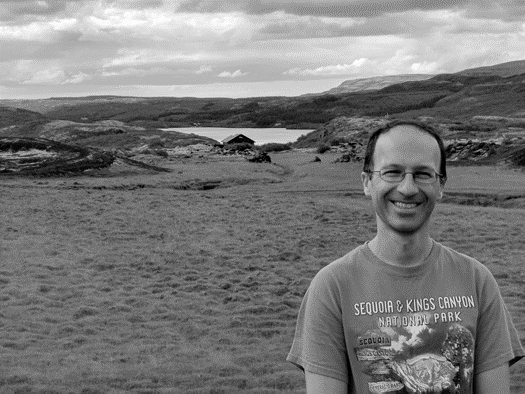
%> input picture assignment3/data/Picture2.png, 525 x 394 px
$ octave assignment3.m   (GNU Octave 9; MATLAB toolbox functions it lacks are replaced by stand-ins)
%> lines starting %> are read from the running program, lines starting %| are printed output that depends on the picture; in (x1, y1, x2, y2) boxes, pixels count from 0 and x2, y2 are one past the last pixel; in counts of white or black regions, pixels touching at a corner belong together; the program's own positions count from 1
### assignment3/assignment3/resize_template.m
function result = resize_template(template, scale)

% function result = resize_template(template, scale)
%
% Resizes the template by the specific scale, calling imresize.
% It ensures that the number of rows and columns of the result are
% both odd numbers.

[rows, cols] = size(template);
new_rows = floor(rows * scale);
if (mod(floor(new_rows), 2) == 0)
    new_rows = new_rows + 1;
end

new_cols = floor(cols * scale);
if (mod(floor(new_cols), 2) == 0)
    new_cols = new_cols + 1;
end

result = imresize(template, [new_rows, new_cols], 'bilinear');

### assignment3/assignment3/ssd_bn_search.m
function result = ssd_bn_search(grayscale, template)

    grayscale = double(grayscale);
    template = double(template);

    result = zeros(size(grayscale))-1;

    [rows, cols] = size(grayscale);
    [trows, tcols] = size(template);

    c_row = ceil(trows/2);
    c_col = ceil(tcols/2);

    template = template - mean(template(:));
    templateV = template(:);

    for i = c_row:rows-c_row
        for j = c_col:cols-c_col
            cWindow = grayscale(i-c_row+1:i-c_row+trows,j-c_col+1:j-c_col+tcols);
            cWindow = cWindow - mean(cWindow(:));
            cWindowV = cWindow(:);

            diffV = cWindowV - templateV;
            squared_diffs = diffV .* diffV;
            ssd_score = sum(squared_diffs);
            result(i,j) = ssd_score;
        end
    end

end

### assignment3/assignment3/ssd_bn_multiscale.m
function [scores, max_scales] = ssd_bn_multiscale(grayscale, template, scales)

    grayscale = double(grayscale);
    template = double(template);

    scores = ones(size(grayscale)) * -10;
    max_scales = zeros(size(grayscale));

    for s = scales

        if(s >= 1)
            scaled_img = imresize(grayscale, 1/s, 'bilinear');
            scaled_scores = ssd_bn_search(scaled_img, template);
            scaled_scores = imresize(scaled_scores, size(grayscale), 'nearest');
        else
            scaled_tmp = resize_template(template, s);
            scaled_scores = ssd_bn_search(grayscale, scaled_tmp);
        end

        higher_maxes = (scaled_scores > scores);
        max_scales(higher_maxes) = s;
        scores(higher_maxes) = scaled_scores(higher_maxes);

    end

end

### assignment3/draw_rectangle2.m
function result = draw_rectangle2(frame, center_row, center_col, height, width);

% function result = draw_rectangle2(frame, center_row, center_col, height, width);
%
% frame is a grayscale or color image. result is a copy of frame
% with a white rectangle superimposed.

half_rows = floor(height / 2);
half_cols = floor(width / 2);

current_top = center_row - half_rows;
current_bottom = center_row + half_rows;
current_left = center_col - half_cols;
current_right = center_col + half_cols;

result = draw_rectangle1(frame, current_top, current_bottom, current_left, current_right);

### assignment3/assignment3.m
restoredefaultpath;
clear all;
close all;

addpath assignment3

%% TASK 1

% [33 lines of commented-out code are left out]


%% TASK 2

% [21 lines of commented-out code are left out]

%% TASK 3

% [21 lines of commented-out code are left out]

%% TASK 4

face = double(imread('data\picture2.png'));
%> face: size 394x525x3 double; min 0, max 252, mean 122.2; mean of the top-left, top-right, bottom-left and bottom-right quarters 143.6, 132.5, 106, 106.6
template = double(imread('data\template1.png'));
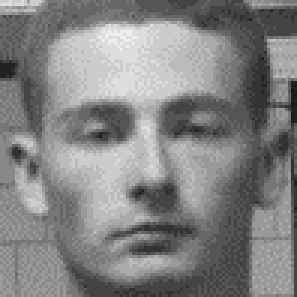
%> input picture assignment3/data/template1.png, 99 x 99 px (shown 3 times larger)
%> template: size 99x99x3 double; min 27, max 238, mean 130.5; mean of the top-left, top-right, bottom-left and bottom-right quarters 145.3, 120, 143.5, 114

face = 1/3*face(:,:,1) + 1/3*face(:,:,2) + 1/3*face(:,:,3);
%> face: size 394x525 double
template = 1/3*template(:,:,1) + 1/3*template(:,:,2) + 1/3*template(:,:,3);
%> template: size 99x99 double

scales = .23;

[scores, scales] = ssd_bn_multiscale(face, template, scales);
%> the loop in ssd_bn_multiscale, `for s = scales` made 1 pass
%> pass 1, in resize_template, `result = imresize(template, [new_rows, new_cols], 'bilinear');`:
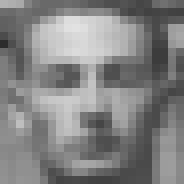
%> result: size 23x23 double (shown 8 times larger); min 45.85, max 226.6, mean 130.6
%> pass 1, in ssd_bn_search, `template = template - mean(template(:));`:
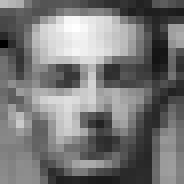
%> template: size 23x23 double (shown 8 times larger); min -84.8, max 95.95, mean 0; drawn with min black and max white
%> pass 1, in ssd_bn_multiscale, `scaled_scores = ssd_bn_search(grayscale, scaled_tmp);`:
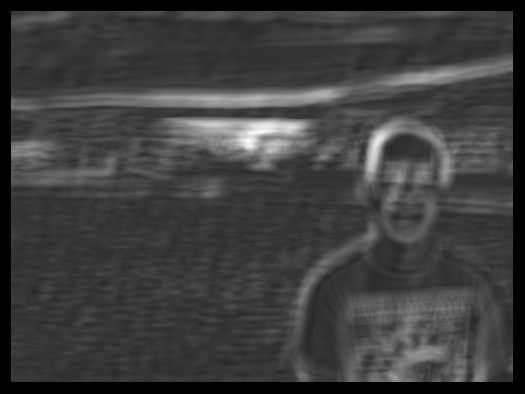
%> scaled_scores: size 394x525 double; min -1, max 4569959.4, mean 1119407.9; drawn with min black and max white
%> after the loop in ssd_bn_multiscale, `for s = scales`: max_scales: size 394x525 double; every value is 0.23

scores(scores == -1) = max(scores(:));
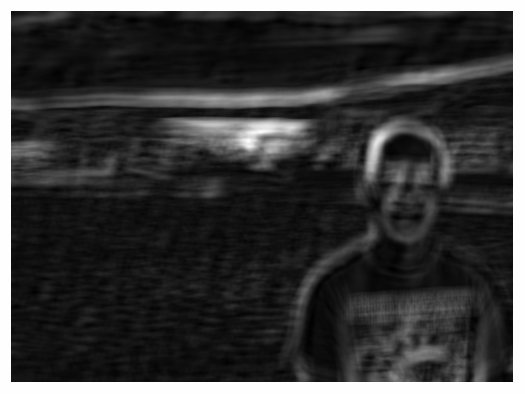
%> scores: size 394x525 double; 9.96% of pixels changed, all inside (x1, y1, x2, y2) = (0, 0, 525, 394); drawn with min black and max white
min_score = min(scores(:));
%> min_score = 713340.3

[rows, cols] = find(scores == min_score);
%> rows = 69; cols = 361
y = rows(1);
%> y = 69
x = cols(1);
%> x = 361
scale = scales(y, x);
%> scale = 0.23
[template_rows, template_cols] = size(template);
%> template_rows = 99; template_cols = 99
face_rows = round(template_rows * scale);
%> face_rows = 23
face_cols = round(template_cols * scale);
%> face_cols = 23

result = draw_rectangle2(face, y, x, face_rows, face_cols);
%> in draw_rectangle2, `half_rows = floor(height / 2);`: half_rows = 11
%> in draw_rectangle2, `current_top = center_row - half_rows;`: current_top = 58
%> in draw_rectangle2, `current_bottom = center_row + half_rows;`: current_bottom = 80
%> in draw_rectangle2, `current_left = center_col - half_cols;`: current_left = 350
%> in draw_rectangle2, `current_right = center_col + half_cols;`: current_right = 372
%> the run ends on the next line
